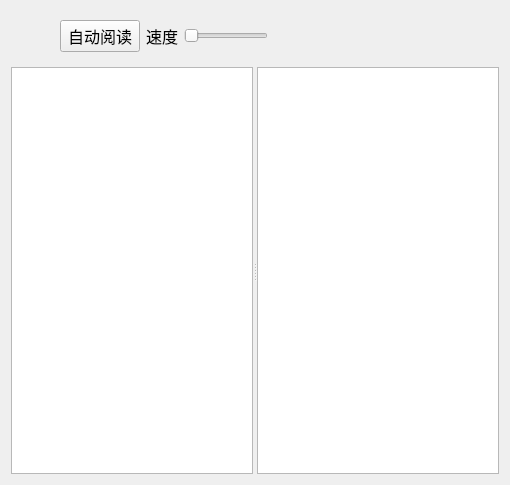
<?xml version="1.0" encoding="UTF-8"?>
<ui version="4.0">
 <class>ReadingView</class>
 <widget class="QWidget" name="ReadingView">
  <property name="geometry">
   <rect>
    <x>0</x>
    <y>0</y>
    <width>510</width>
    <height>485</height>
   </rect>
  </property>
  <property name="windowTitle">
   <string>Form</string>
  </property>
  <layout class="QVBoxLayout" name="verticalLayout">
   <item>
    <widget class="QWidget" name="controlsWidget" native="true">
     <property name="sizePolicy">
      <sizepolicy hsizetype="Fixed" vsizetype="Fixed">
       <horstretch>0</horstretch>
       <verstretch>0</verstretch>
      </sizepolicy>
     </property>
     <property name="minimumSize">
      <size>
       <width>200</width>
       <height>30</height>
      </size>
     </property>
     <layout class="QHBoxLayout" name="horizontalLayout">
      <item>
       <spacer name="horizontalSpacer">
        <property name="orientation">
         <enum>Qt::Orientation::Horizontal</enum>
        </property>
        <property name="sizeHint" stdset="0">
         <size>
          <width>40</width>
          <height>20</height>
         </size>
        </property>
       </spacer>
      </item>
      <item>
       <widget class="QPushButton" name="autoScrollButton">
        <property name="font">
         <font>
          <family>楷体</family>
          <pointsize>12</pointsize>
         </font>
        </property>
        <property name="text">
         <string>自动阅读</string>
        </property>
        <property name="checkable">
         <bool>true</bool>
        </property>
       </widget>
      </item>
      <item>
       <widget class="QLabel" name="label">
        <property name="font">
         <font>
          <family>楷体</family>
          <pointsize>12</pointsize>
         </font>
        </property>
        <property name="text">
         <string>速度</string>
        </property>
       </widget>
      </item>
      <item>
       <widget class="QSlider" name="speedSlider">
        <property name="orientation">
         <enum>Qt::Orientation::Horizontal</enum>
        </property>
       </widget>
      </item>
     </layout>
    </widget>
   </item>
   <item>
    <widget class="QSplitter" name="splitter">
     <property name="orientation">
      <enum>Qt::Orientation::Horizontal</enum>
     </property>
     <widget class="QListWidget" name="chaptersListWidget"/>
     <widget class="QTextBrowser" name="textBrowser"/>
    </widget>
   </item>
  </layout>
 </widget>
 <resources/>
 <connections/>
</ui>
